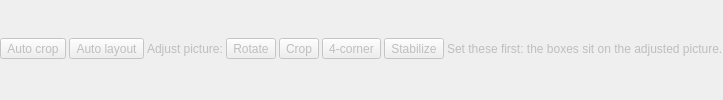
        <widget class="QWidget" name="widget_viewTools" native="true">
         <property name="enabled">
          <bool>false</bool>
         </property>
         <layout class="QHBoxLayout" name="horizontalLayout_10">
          <property name="spacing">
           <number>3</number>
          </property>
          <property name="leftMargin">
           <number>0</number>
          </property>
          <property name="topMargin">
           <number>0</number>
          </property>
          <property name="rightMargin">
           <number>0</number>
          </property>
          <property name="bottomMargin">
           <number>3</number>
          </property>
          <item>
           <widget class="QToolButton" name="toolButton_autoCrop">
            <property name="toolTip">
             <string>Find the scoreboard with AI and crop the picture to it. Reset crop brings back the whole picture.</string>
            </property>
            <property name="text">
             <string>Auto crop</string>
            </property>
            <property name="checkable">
             <bool>true</bool>
            </property>
            <property name="toolButtonStyle">
             <enum>Qt::ToolButtonTextBesideIcon</enum>
            </property>
           </widget>
          </item>
          <item>
           <widget class="QToolButton" name="toolButton_autoLayout">
            <property name="toolTip">
             <string>Find the home and away scores, the clock and the period with AI, and place their fields' boxes on the picture</string>
            </property>
            <property name="text">
             <string>Auto layout</string>
            </property>
            <property name="checkable">
             <bool>true</bool>
            </property>
            <property name="toolButtonStyle">
             <enum>Qt::ToolButtonTextBesideIcon</enum>
            </property>
           </widget>
          </item>
          <item>
           <widget class="QLabel" name="label_adjustPicture">
            <property name="text">
             <string>Adjust picture:</string>
            </property>
           </widget>
          </item>
          <item>
           <widget class="QToolButton" name="toolButton_rotate">
            <property name="toolTip">
             <string>Rotate the picture by 90 degrees clockwise</string>
            </property>
            <property name="text">
             <string>Rotate</string>
            </property>
           </widget>
          </item>
          <item>
           <widget class="QToolButton" name="toolButton_topCrop">
            <property name="toolTip">
             <string>Cut the edges off the picture. Turning it off keeps the values for the next time.</string>
            </property>
            <property name="text">
             <string>Crop</string>
            </property>
            <property name="checkable">
             <bool>true</bool>
            </property>
           </widget>
          </item>
          <item>
           <widget class="QToolButton" name="pushButton_fourCorner">
            <property name="toolTip">
             <string>Correct the perspective: click the 4 corners of the scoreboard</string>
            </property>
            <property name="text">
             <string>4-corner</string>
            </property>
            <property name="checkable">
             <bool>true</bool>
            </property>
           </widget>
          </item>
          <item>
           <widget class="QToolButton" name="pushButton_stabilize">
            <property name="toolTip">
             <string>Compensate for a shaking camera</string>
            </property>
            <property name="text">
             <string>Stabilize</string>
            </property>
            <property name="checkable">
             <bool>true</bool>
            </property>
           </widget>
          </item>
          <item>
           <widget class="QLabel" name="label_adjustHint">
            <property name="enabled">
             <bool>false</bool>
            </property>
            <property name="minimumSize">
             <size>
              <width>1</width>
              <height>0</height>
             </size>
            </property>
            <property name="text">
             <string>Set these first: the boxes sit on the adjusted picture.</string>
            </property>
           </widget>
          </item>
          <item>
           <spacer name="horizontalSpacer_2">
            <property name="orientation">
             <enum>Qt::Horizontal</enum>
            </property>
            <property name="sizeHint" stdset="0">
             <size>
              <width>0</width>
              <height>20</height>
             </size>
            </property>
           </spacer>
          </item>
         </layout>
        </widget>
